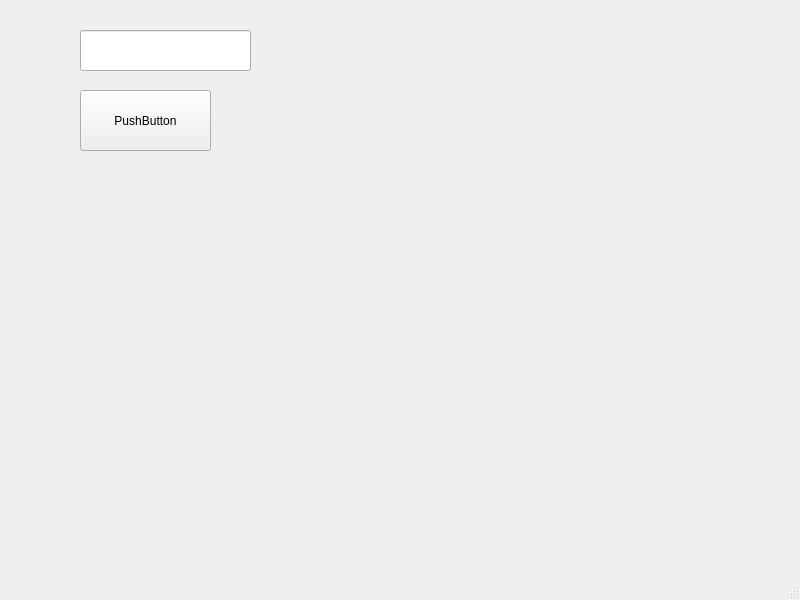
<?xml version="1.0" encoding="UTF-8"?>
<ui version="4.0">
 <class>MainWindow</class>
 <widget class="QMainWindow" name="MainWindow">
  <property name="geometry">
   <rect>
    <x>0</x>
    <y>0</y>
    <width>800</width>
    <height>600</height>
   </rect>
  </property>
  <property name="windowTitle">
   <string>MainWindow</string>
  </property>
  <widget class="QWidget" name="centralwidget">
   <widget class="QPushButton" name="pushButton">
    <property name="geometry">
     <rect>
      <x>80</x>
      <y>90</y>
      <width>131</width>
      <height>61</height>
     </rect>
    </property>
    <property name="text">
     <string>PushButton</string>
    </property>
   </widget>
   <widget class="QLineEdit" name="lineEdit">
    <property name="geometry">
     <rect>
      <x>80</x>
      <y>30</y>
      <width>171</width>
      <height>41</height>
     </rect>
    </property>
   </widget>
  </widget>
  <widget class="QMenuBar" name="menubar">
   <property name="geometry">
    <rect>
     <x>0</x>
     <y>0</y>
     <width>800</width>
     <height>26</height>
    </rect>
   </property>
  </widget>
  <widget class="QStatusBar" name="statusbar"/>
 </widget>
 <resources/>
 <connections>
  <connection>
   <sender>pushButton</sender>
   <signal>clicked()</signal>
   <receiver>lineEdit</receiver>
   <slot>clear()</slot>
   <hints>
    <hint type="sourcelabel">
     <x>114</x>
     <y>139</y>
    </hint>
    <hint type="destinationlabel">
     <x>111</x>
     <y>89</y>
    </hint>
   </hints>
  </connection>
 </connections>
</ui>
